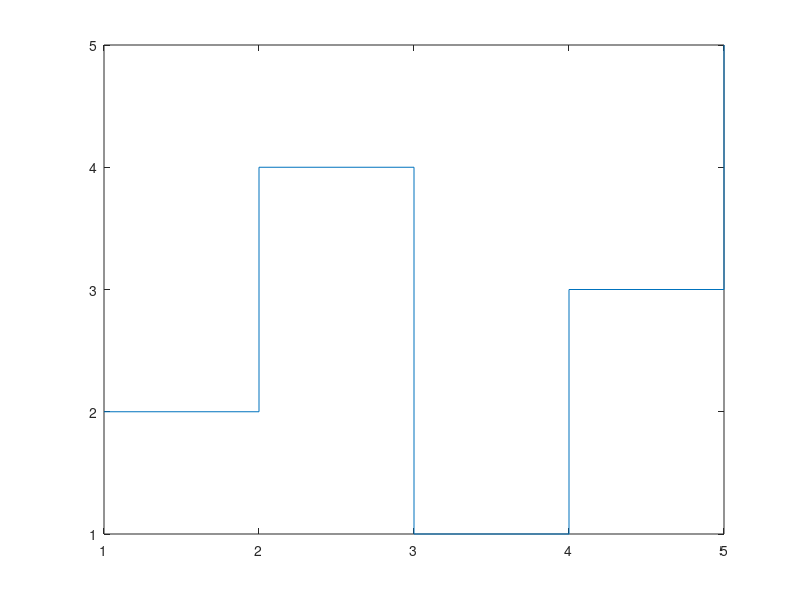

Write MATLAB code to recreate this figure.
x = [1 2 3 4 5];  % Przykładowy wektor x
y = [2 4 1 3 5];  % Przykładowy wektor y
stairs(x, y);  % Tworzenie wykresu typu stairs

% Znalezienie indeksu dla punktu x = 3
index = find(x == 2);

% Wysokość schodka w punkcie x = 3
difference = y(index)